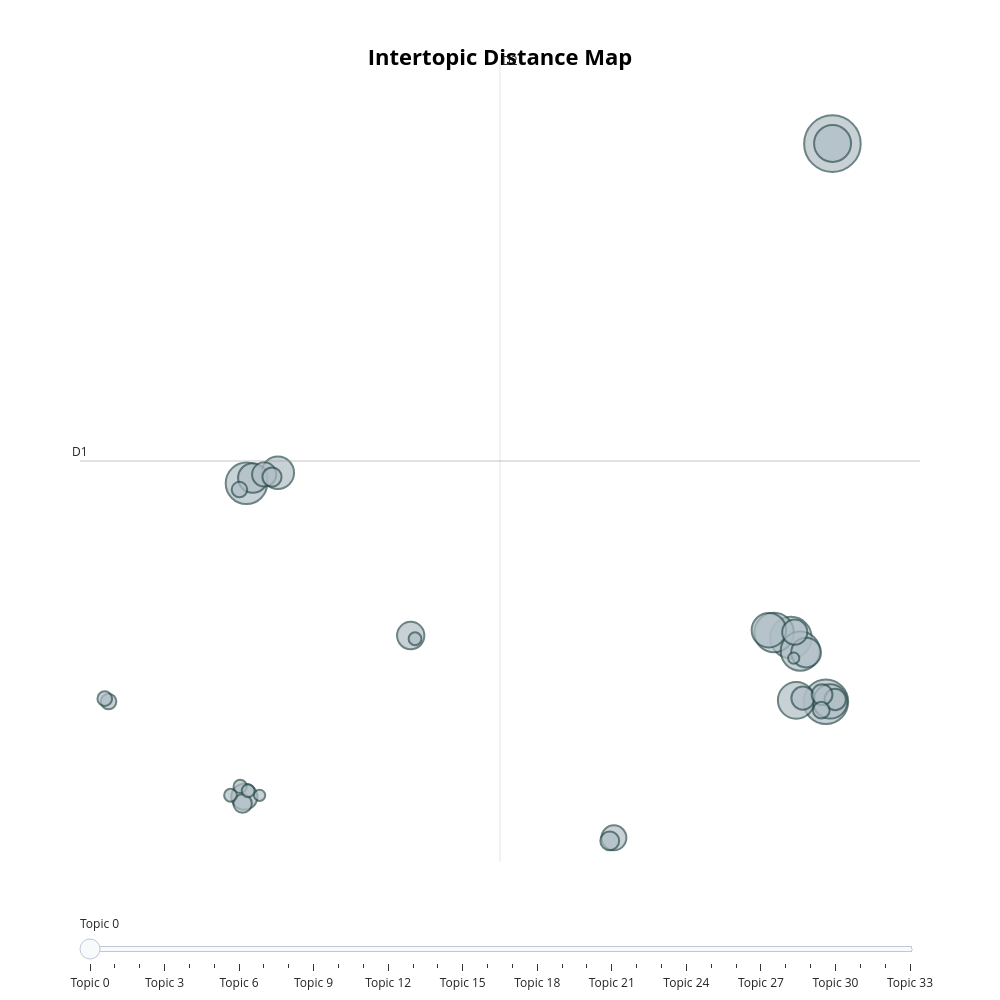

The notebook cell this image was saved under:
### Code cell
docs = filtered_news['Content'].tolist()
timestamps = filtered_news['Date'].tolist()

# hdbscan_model = HDBSCAN(min_cluster_size=15, metric='euclidean', cluster_selection_method='eom', prediction_data=True)
embedding_model = SentenceTransformer("all-MiniLM-L6-v2")
topic_model = BERTopic(embedding_model=embedding_model, 
                    #    min_topic_size=11,
                        nr_topics=35,
                       verbose=True)
topics, probs = topic_model.fit_transform(docs)
topic_info = topic_model.get_topic_info()
print("Topic Info:")
print(topic_info)
topic_model.visualize_topics(width=1000, height=1000)

### Figure 1 — Plotly figure (JSON) as saved in the notebook; plotly's stock layout.template omitted (floating-point values rounded to 4 significant figures)
{"data": [{"customdata": [[0, "israel | hamas | gaza | the | israeli", 253], [1, "the | to | in | of | and", 157], [2, "the | gas | oil | to | energy", 136], [3, "mr | the | trump | he | to", 136], [4, "china | the | to | in | and", 123], [5, "the | to | that | of | in", 121], [6, "ukraine | russia | the | russian | to", 108], [7, "the | game | to | of | he", 107], [8, "ai | to | and | of | the", 94], [9, "commentary | analysis | financial | and | ", 93], [10, "students | of | the | that | to", 83], [11, "drug | the | and | to | for", 70], [12, "trump | the | in | to | his", 69], [13, "office | home | the | in | to", 59], [14, "his | of | poe | pratt | the", 54], [15, "workers | strike | union | auto | uaw", 50], [16, "york | new | france | manhattan | finland", 49], [17, "the | in | and | to | that", 46], [18, "fashion | brand | the | of | and", 42], [19, "disney | streaming | the | to | its", 36], [20, "ftx | bankman | fried | bitcoin | crypto", 34], [21, "the | said | and | of | in", 29], [22, "crested | saguaro | of | orman | the", 28], [23, "the | and | her | is | music", 27], [24, "airlines | jsx | boeing | flights | airbus", 22], [25, "food | nutria | michelin | and | restaurant", 19], [26, "abortion | pro | court | trump | comstock", 19], [27, "says | you | light | to | and", 17], [28, "magic | mike | tatum | movie | live", 14], [29, "baime | barris | kustom | accelsius | turbo", 13], [30, "realtors | association | national | commissions | home", 13], [31, "bear | goran | pink | and | the", 13], [32, "horwitz | emma | her | arnold | she", 10], [33, "value | banks | eve | bank | deposits", 10]], "hovertemplate": "<b>Topic %{customdata[0]}</b><br>%{customdata[1]}<br>Size: %{customdata[2]}", "legendgroup": "", "marker": {"color": "#B0BEC5", "line": {"color": "DarkSlateGrey", "width": 2}, "size": [253, 157, 136, 136, 123, 121, 108, 107, 94, 93, 83, 70, 69, 59, 54, 50, 49, 46, 42, 36, 34, 29, 28, 27, 22, 19, 19, 17, 14, 13, 13, 13, 10, 10], "sizemode": "area", "sizeref": 0.1581, "symbol": "circle"}, "mode": "markers", "name": "", "orientation": "v", "showlegend": false, "type": "scatter", "x": [16.71, 16.52, 15.48, -0.6955, 14.98, 15.76, 16.72, 15.64, 14.83, 16.65, 0.2374, 15.93, -0.505, 4.185, -0.7576, 15.6, 10.22, -0.169, 15.84, 16.8, 16.41, 0.06417, 10.1, -0.8099, 16.38, -4.792, -0.9034, -4.905, -0.882, -0.6459, 4.313, -1.169, -0.3043, 15.56], "xaxis": "x", "y": [22.2, -0.0573, 2.502, 8.651, 2.701, 1.96, 22.2, -0.003627, 2.796, -0.04878, 9.071, 1.904, 8.863, 2.581, -3.849, 2.715, -5.485, 9.005, 0.08518, 0.02855, 0.2211, 8.901, -5.609, -4.12, -0.3958, -0.04803, 8.4, 0.06459, -3.436, -3.609, 2.453, -3.788, -3.791, 1.68], "yaxis": "y"}], "layout": {"annotations": [{"showarrow": false, "text": "D1", "x": -5.64, "y": 9.541, "yshift": 10}, {"showarrow": false, "text": "D2", "x": 6.838, "xshift": 10, "y": 25.53}], "height": 1000, "hoverlabel": {"bgcolor": "white", "font": {"family": "Rockwell", "size": 16}}, "legend": {"itemsizing": "constant", "tracegroupgap": 0}, "margin": {"t": 60}, "shapes": [{"line": {"color": "#CFD8DC", "width": 2}, "type": "line", "x0": 6.838, "x1": 6.838, "y0": -6.45, "y1": 25.53}, {"line": {"color": "#9E9E9E", "width": 2}, "type": "line", "x0": -5.64, "x1": 19.32, "y0": 9.541, "y1": 9.541}], "sliders": [{"active": 0, "pad": {"t": 50}, "steps": [{"args": [{"marker.color": [["red", "#B0BEC5", "#B0BEC5", "#B0BEC5", "#B0BEC5", "#B0BEC5", "#B0BEC5", "#B0BEC5", "#B0BEC5", "#B0BEC5", "#B0BEC5", "#B0BEC5", "#B0BEC5", "#B0BEC5", "#B0BEC5", "#B0BEC5", "#B0BEC5", "#B0BEC5", "#B0BEC5", "#B0BEC5", "#B0BEC5", "#B0BEC5", "#B0BEC5", "#B0BEC5", "#B0BEC5", "#B0BEC5", "#B0BEC5", "#B0BEC5", "#B0BEC5", "#B0BEC5", "#B0BEC5", "#B0BEC5", "#B0BEC5", "#B0BEC5"]]}], "label": "Topic 0", "method": "update"}, {"args": [{"marker.color": [["#B0BEC5", "red", "#B0BEC5", "#B0BEC5", "#B0BEC5", "#B0BEC5", "#B0BEC5", "#B0BEC5", "#B0BEC5", "#B0BEC5", "#B0BEC5", "#B0BEC5", "#B0BEC5", "#B0BEC5", "#B0BEC5", "#B0BEC5", "#B0BEC5", "#B0BEC5", "#B0BEC5", "#B0BEC5", "#B0BEC5", "#B0BEC5", "#B0BEC5", "#B0BEC5", "#B0BEC5", "#B0BEC5", "#B0BEC5", "#B0BEC5", "#B0BEC5", "#B0BEC5", "#B0BEC5", "#B0BEC5", "#B0BEC5", "#B0BEC5"]]}], "label": "Topic 1", "method": "update"}, {"args": [{"marker.color": [["#B0BEC5", "#B0BEC5", "red", "#B0BEC5", "#B0BEC5", "#B0BEC5", "#B0BEC5", "#B0BEC5", "#B0BEC5", "#B0BEC5", "#B0BEC5", "#B0BEC5", "#B0BEC5", "#B0BEC5", "#B0BEC5", "#B0BEC5", "#B0BEC5", "#B0BEC5", "#B0BEC5", "#B0BEC5", "#B0BEC5", "#B0BEC5", "#B0BEC5", "#B0BEC5", "#B0BEC5", "#B0BEC5", "#B0BEC5", "#B0BEC5", "#B0BEC5", "#B0BEC5", "#B0BEC5", "#B0BEC5", "#B0BEC5", "#B0BEC5"]]}], "label": "Topic 2", "method": "update"}, {"args": [{"marker.color": [["#B0BEC5", "#B0BEC5", "#B0BEC5", "red", "#B0BEC5", "#B0BEC5", "#B0BEC5", "#B0BEC5", "#B0BEC5", "#B0BEC5", "#B0BEC5", "#B0BEC5", "#B0BEC5", "#B0BEC5", "#B0BEC5", "#B0BEC5", "#B0BEC5", "#B0BEC5", "#B0BEC5", "#B0BEC5", "#B0BEC5", "#B0BEC5", "#B0BEC5", "#B0BEC5", "#B0BEC5", "#B0BEC5", "#B0BEC5", "#B0BEC5", "#B0BEC5", "#B0BEC5", "#B0BEC5", "#B0BEC5", "#B0BEC5", "#B0BEC5"]]}], "label": "Topic 3", "method": "update"}, {"args": [{"marker.color": [["#B0BEC5", "#B0BEC5", "#B0BEC5", "#B0BEC5", "red", "#B0BEC5", "#B0BEC5", "#B0BEC5", "#B0BEC5", "#B0BEC5", "#B0BEC5", "#B0BEC5", "#B0BEC5", "#B0BEC5", "#B0BEC5", "#B0BEC5", "#B0BEC5", "#B0BEC5", "#B0BEC5", "#B0BEC5", "#B0BEC5", "#B0BEC5", "#B0BEC5", "#B0BEC5", "#B0BEC5", "#B0BEC5", "#B0BEC5", "#B0BEC5", "#B0BEC5", "#B0BEC5", "#B0BEC5", "#B0BEC5", "#B0BEC5", "#B0BEC5"]]}], "label": "Topic 4", "method": "update"}, {"args": [{"marker.color": [["#B0BEC5", "#B0BEC5", "#B0BEC5", "#B0BEC5", "#B0BEC5", "red", "#B0BEC5", "#B0BEC5", "#B0BEC5", "#B0BEC5", "#B0BEC5", "#B0BEC5", "#B0BEC5", "#B0BEC5", "#B0BEC5", "#B0BEC5", "#B0BEC5", "#B0BEC5", "#B0BEC5", "#B0BEC5", "#B0BEC5", "#B0BEC5", "#B0BEC5", "#B0BEC5", "#B0BEC5", "#B0BEC5", "#B0BEC5", "#B0BEC5", "#B0BEC5", "#B0BEC5", "#B0BEC5", "#B0BEC5", "#B0BEC5", "#B0BEC5"]]}], "label": "Topic 5", "method": "update"}, {"args": [{"marker.color": [["#B0BEC5", "#B0BEC5", "#B0BEC5", "#B0BEC5", "#B0BEC5", "#B0BEC5", "red", "#B0BEC5", "#B0BEC5", "#B0BEC5", "#B0BEC5", "#B0BEC5", "#B0BEC5", "#B0BEC5", "#B0BEC5", "#B0BEC5", "#B0BEC5", "#B0BEC5", "#B0BEC5", "#B0BEC5", "#B0BEC5", "#B0BEC5", "#B0BEC5", "#B0BEC5", "#B0BEC5", "#B0BEC5", "#B0BEC5", "#B0BEC5", "#B0BEC5", "#B0BEC5", "#B0BEC5", "#B0BEC5", "#B0BEC5", "#B0BEC5"]]}], "label": "Topic 6", "method": "update"}, {"args": [{"marker.color": [["#B0BEC5", "#B0BEC5", "#B0BEC5", "#B0BEC5", "#B0BEC5", "#B0BEC5", "#B0BEC5", "red", "#B0BEC5", "#B0BEC5", "#B0BEC5", "#B0BEC5", "#B0BEC5", "#B0BEC5", "#B0BEC5", "#B0BEC5", "#B0BEC5", "#B0BEC5", "#B0BEC5", "#B0BEC5", "#B0BEC5", "#B0BEC5", "#B0BEC5", "#B0BEC5", "#B0BEC5", "#B0BEC5", "#B0BEC5", "#B0BEC5", "#B0BEC5", "#B0BEC5", "#B0BEC5", "#B0BEC5", "#B0BEC5", "#B0BEC5"]]}], "label": "Topic 7", "method": "update"}, {"args": [{"marker.color": [["#B0BEC5", "#B0BEC5", "#B0BEC5", "#B0BEC5", "#B0BEC5", "#B0BEC5", "#B0BEC5", "#B0BEC5", "red", "#B0BEC5", "#B0BEC5", "#B0BEC5", "#B0BEC5", "#B0BEC5", "#B0BEC5", "#B0BEC5", "#B0BEC5", "#B0BEC5", "#B0BEC5", "#B0BEC5", "#B0BEC5", "#B0BEC5", "#B0BEC5", "#B0BEC5", "#B0BEC5", "#B0BEC5", "#B0BEC5", "#B0BEC5", "#B0BEC5", "#B0BEC5", "#B0BEC5", "#B0BEC5", "#B0BEC5", "#B0BEC5"]]}], "label": "Topic 8", "method": "update"}, {"args": [{"marker.color": [["#B0BEC5", "#B0BEC5", "#B0BEC5", "#B0BEC5", "#B0BEC5", "#B0BEC5", "#B0BEC5", "#B0BEC5", "#B0BEC5", "red", "#B0BEC5", "#B0BEC5", "#B0BEC5", "#B0BEC5", "#B0BEC5", "#B0BEC5", "#B0BEC5", "#B0BEC5", "#B0BEC5", "#B0BEC5", "#B0BEC5", "#B0BEC5", "#B0BEC5", "#B0BEC5", "#B0BEC5", "#B0BEC5", "#B0BEC5", "#B0BEC5", "#B0BEC5", "#B0BEC5", "#B0BEC5", "#B0BEC5", "#B0BEC5", "#B0BEC5"]]}], "label": "Topic 9", "method": "update"}, {"args": [{"marker.color": [["#B0BEC5", "#B0BEC5", "#B0BEC5", "#B0BEC5", "#B0BEC5", "#B0BEC5", "#B0BEC5", "#B0BEC5", "#B0BEC5", "#B0BEC5", "red", "#B0BEC5", "#B0BEC5", "#B0BEC5", "#B0BEC5", "#B0BEC5", "#B0BEC5", "#B0BEC5", "#B0BEC5", "#B0BEC5", "#B0BEC5", "#B0BEC5", "#B0BEC5", "#B0BEC5", "#B0BEC5", "#B0BEC5", "#B0BEC5", "#B0BEC5", "#B0BEC5", "#B0BEC5", "#B0BEC5", "#B0BEC5", "#B0BEC5", "#B0BEC5"]]}], "label": "Topic 10", "method": "update"}, {"args": [{"marker.color": [["#B0BEC5", "#B0BEC5", "#B0BEC5", "#B0BEC5", "#B0BEC5", "#B0BEC5", "#B0BEC5", "#B0BEC5", "#B0BEC5", "#B0BEC5", "#B0BEC5", "red", "#B0BEC5", "#B0BEC5", "#B0BEC5", "#B0BEC5", "#B0BEC5", "#B0BEC5", "#B0BEC5", "#B0BEC5", "#B0BEC5", "#B0BEC5", "#B0BEC5", "#B0BEC5", "#B0BEC5", "#B0BEC5", "#B0BEC5", "#B0BEC5", "#B0BEC5", "#B0BEC5", "#B0BEC5", "#B0BEC5", "#B0BEC5", "#B0BEC5"]]}], "label": "Topic 11", "method": "update"}, {"args": [{"marker.color": [["#B0BEC5", "#B0BEC5", "#B0BEC5", "#B0BEC5", "#B0BEC5", "#B0BEC5", "#B0BEC5", "#B0BEC5", "#B0BEC5", "#B0BEC5", "#B0BEC5", "#B0BEC5", "red", "#B0BEC5", "#B0BEC5", "#B0BEC5", "#B0BEC5", "#B0BEC5", "#B0BEC5", "#B0BEC5", "#B0BEC5", "#B0BEC5", "#B0BEC5", "#B0BEC5", "#B0BEC5", "#B0BEC5", "#B0BEC5", "#B0BEC5", "#B0BEC5", "#B0BEC5", "#B0BEC5", "#B0BEC5", "#B0BEC5", "#B0BEC5"]]}], "label": "Topic 12", "method": "update"}, {"args": [{"marker.color": [["#B0BEC5", "#B0BEC5", "#B0BEC5", "#B0BEC5", "#B0BEC5", "#B0BEC5", "#B0BEC5", "#B0BEC5", "#B0BEC5", "#B0BEC5", "#B0BEC5", "#B0BEC5", "#B0BEC5", "red", "#B0BEC5", "#B0BEC5", "#B0BEC5", "#B0BEC5", "#B0BEC5", "#B0BEC5", "#B0BEC5", "#B0BEC5", "#B0BEC5", "#B0BEC5", "#B0BEC5", "#B0BEC5", "#B0BEC5", "#B0BEC5", "#B0BEC5", "#B0BEC5", "#B0BEC5", "#B0BEC5", "#B0BEC5", "#B0BEC5"]]}], "label": "Topic 13", "method": "update"}, {"args": [{"marker.color": [["#B0BEC5", "#B0BEC5", "#B0BEC5", "#B0BEC5", "#B0BEC5", "#B0BEC5", "#B0BEC5", "#B0BEC5", "#B0BEC5", "#B0BEC5", "#B0BEC5", "#B0BEC5", "#B0BEC5", "#B0BEC5", "red", "#B0BEC5", "#B0BEC5", "#B0BEC5", "#B0BEC5", "#B0BEC5", "#B0BEC5", "#B0BEC5", "#B0BEC5", "#B0BEC5", "#B0BEC5", "#B0BEC5", "#B0BEC5", "#B0BEC5", "#B0BEC5", "#B0BEC5", "#B0BEC5", "#B0BEC5", "#B0BEC5", "#B0BEC5"]]}], "label": "Topic 14", "method": "update"}, {"args": [{"marker.color": [["#B0BEC5", "#B0BEC5", "#B0BEC5", "#B0BEC5", "#B0BEC5", "#B0BEC5", "#B0BEC5", "#B0BEC5", "#B0BEC5", "#B0BEC5", "#B0BEC5", "#B0BEC5", "#B0BEC5", "#B0BEC5", "#B0BEC5", "red", "#B0BEC5", "#B0BEC5", "#B0BEC5", "#B0BEC5", "#B0BEC5", "#B0BEC5", "#B0BEC5", "#B0BEC5", "#B0BEC5", "#B0BEC5", "#B0BEC5", "#B0BEC5", "#B0BEC5", "#B0BEC5", "#B0BEC5", "#B0BEC5", "#B0BEC5", "#B0BEC5"]]}], "label": "Topic 15", "method": "update"}, {"args": [{"marker.color": [["#B0BEC5", "#B0BEC5", "#B0BEC5", "#B0BEC5", "#B0BEC5", "#B0BEC5", "#B0BEC5", "#B0BEC5", "#B0BEC5", "#B0BEC5", "#B0BEC5", "#B0BEC5", "#B0BEC5", "#B0BEC5", "#B0BEC5", "#B0BEC5", "red", "#B0BEC5", "#B0BEC5", "#B0BEC5", "#B0BEC5", "#B0BEC5", "#B0BEC5", "#B0BEC5", "#B0BEC5", "#B0BEC5", "#B0BEC5", "#B0BEC5", "#B0BEC5", "#B0BEC5", "#B0BEC5", "#B0BEC5", "#B0BEC5", "#B0BEC5"]]}], "label": "Topic 16", "method": "update"}, {"args": [{"marker.color": [["#B0BEC5", "#B0BEC5", "#B0BEC5", "#B0BEC5", "#B0BEC5", "#B0BEC5", "#B0BEC5", "#B0BEC5", "#B0BEC5", "#B0BEC5", "#B0BEC5", "#B0BEC5", "#B0BEC5", "#B0BEC5", "#B0BEC5", "#B0BEC5", "#B0BEC5", "red", "#B0BEC5", "#B0BEC5", "#B0BEC5", "#B0BEC5", "#B0BEC5", "#B0BEC5", "#B0BEC5", "#B0BEC5", "#B0BEC5", "#B0BEC5", "#B0BEC5", "#B0BEC5", "#B0BEC5", "#B0BEC5", "#B0BEC5", "#B0BEC5"]]}], "label": "Topic 17", "method": "update"}, {"args": [{"marker.color": [["#B0BEC5", "#B0BEC5", "#B0BEC5", "#B0BEC5", "#B0BEC5", "#B0BEC5", "#B0BEC5", "#B0BEC5", "#B0BEC5", "#B0BEC5", "#B0BEC5", "#B0BEC5", "#B0BEC5", "#B0BEC5", "#B0BEC5", "#B0BEC5", "#B0BEC5", "#B0BEC5", "red", "#B0BEC5", "#B0BEC5", "#B0BEC5", "#B0BEC5", "#B0BEC5", "#B0BEC5", "#B0BEC5", "#B0BEC5", "#B0BEC5", "#B0BEC5", "#B0BEC5", "#B0BEC5", "#B0BEC5", "#B0BEC5", "#B0BEC5"]]}], "label": "Topic 18", "method": "update"}, {"args": [{"marker.color": [["#B0BEC5", "#B0BEC5", "#B0BEC5", "#B0BEC5", "#B0BEC5", "#B0BEC5", "#B0BEC5", "#B0BEC5", "#B0BEC5", "#B0BEC5", "#B0BEC5", "#B0BEC5", "#B0BEC5", "#B0BEC5", "#B0BEC5", "#B0BEC5", "#B0BEC5", "#B0BEC5", "#B0BEC5", "red", "#B0BEC5", "#B0BEC5", "#B0BEC5", "#B0BEC5", "#B0BEC5", "#B0BEC5", "#B0BEC5", "#B0BEC5", "#B0BEC5", "#B0BEC5", "#B0BEC5", "#B0BEC5", "#B0BEC5", "#B0BEC5"]]}], "label": "Topic 19", "method": "update"}, {"args": [{"marker.color": [["#B0BEC5", "#B0BEC5", "#B0BEC5", "#B0BEC5", "#B0BEC5", "#B0BEC5", "#B0BEC5", "#B0BEC5", "#B0BEC5", "#B0BEC5", "#B0BEC5", "#B0BEC5", "#B0BEC5", "#B0BEC5", "#B0BEC5", "#B0BEC5", "#B0BEC5", "#B0BEC5", "#B0BEC5", "#B0BEC5", "red", "#B0BEC5", "#B0BEC5", "#B0BEC5", "#B0BEC5", "#B0BEC5", "#B0BEC5", "#B0BEC5", "#B0BEC5", "#B0BEC5", "#B0BEC5", "#B0BEC5", "#B0BEC5", "#B0BEC5"]]}], "label": "Topic 20", "method": "update"}, {"args": [{"marker.color": [["#B0BEC5", "#B0BEC5", "#B0BEC5", "#B0BEC5", "#B0BEC5", "#B0BEC5", "#B0BEC5", "#B0BEC5", "#B0BEC5", "#B0BEC5", "#B0BEC5", "#B0BEC5", "#B0BEC5", "#B0BEC5", "#B0BEC5", "#B0BEC5", "#B0BEC5", "#B0BEC5", "#B0BEC5", "#B0BEC5", "#B0BEC5", "red", "#B0BEC5", "#B0BEC5", "#B0BEC5", "#B0BEC5", "#B0BEC5", "#B0BEC5", "#B0BEC5", "#B0BEC5", "#B0BEC5", "#B0BEC5", "#B0BEC5", "#B0BEC5"]]}], "label": "Topic 21", "method": "update"}, {"args": [{"marker.color": [["#B0BEC5", "#B0BEC5", "#B0BEC5", "#B0BEC5", "#B0BEC5", "#B0BEC5", "#B0BEC5", "#B0BEC5", "#B0BEC5", "#B0BEC5", "#B0BEC5", "#B0BEC5", "#B0BEC5", "#B0BEC5", "#B0BEC5", "#B0BEC5", "#B0BEC5", "#B0BEC5", "#B0BEC5", "#B0BEC5", "#B0BEC5", "#B0BEC5", "red", "#B0BEC5", "#B0BEC5", "#B0BEC5", "#B0BEC5", "#B0BEC5", "#B0BEC5", "#B0BEC5", "#B0BEC5", "#B0BEC5", "#B0BEC5", "#B0BEC5"]]}], "label": "Topic 22", "method": "update"}, {"args": [{"marker.color": [["#B0BEC5", "#B0BEC5", "#B0BEC5", "#B0BEC5", "#B0BEC5", "#B0BEC5", "#B0BEC5", "#B0BEC5", "#B0BEC5", "#B0BEC5", "#B0BEC5", "#B0BEC5", "#B0BEC5", "#B0BEC5", "#B0BEC5", "#B0BEC5", "#B0BEC5", "#B0BEC5", "#B0BEC5", "#B0BEC5", "#B0BEC5", "#B0BEC5", "#B0BEC5", "red", "#B0BEC5", "#B0BEC5", "#B0BEC5", "#B0BEC5", "#B0BEC5", "#B0BEC5", "#B0BEC5", "#B0BEC5", "#B0BEC5", "#B0BEC5"]]}], "label": "Topic 23", "method": "update"}, {"args": [{"marker.color": [["#B0BEC5", "#B0BEC5", "#B0BEC5", "#B0BEC5", "#B0BEC5", "#B0BEC5", "#B0BEC5", "#B0BEC5", "#B0BEC5", "#B0BEC5", "#B0BEC5", "#B0BEC5", "#B0BEC5", "#B0BEC5", "#B0BEC5", "#B0BEC5", "#B0BEC5", "#B0BEC5", "#B0BEC5", "#B0BEC5", "#B0BEC5", "#B0BEC5", "#B0BEC5", "#B0BEC5", "red", "#B0BEC5", "#B0BEC5", "#B0BEC5", "#B0BEC5", "#B0BEC5", "#B0BEC5", "#B0BEC5", "#B0BEC5", "#B0BEC5"]]}], "label": "Topic 24", "method": "update"}, {"args": [{"marker.color": [["#B0BEC5", "#B0BEC5", "#B0BEC5", "#B0BEC5", "#B0BEC5", "#B0BEC5", "#B0BEC5", "#B0BEC5", "#B0BEC5", "#B0BEC5", "#B0BEC5", "#B0BEC5", "#B0BEC5", "#B0BEC5", "#B0BEC5", "#B0BEC5", "#B0BEC5", "#B0BEC5", "#B0BEC5", "#B0BEC5", "#B0BEC5", "#B0BEC5", "#B0BEC5", "#B0BEC5", "#B0BEC5", "red", "#B0BEC5", "#B0BEC5", "#B0BEC5", "#B0BEC5", "#B0BEC5", "#B0BEC5", "#B0BEC5", "#B0BEC5"]]}], "label": "Topic 25", "method": "update"}, {"args": [{"marker.color": [["#B0BEC5", "#B0BEC5", "#B0BEC5", "#B0BEC5", "#B0BEC5", "#B0BEC5", "#B0BEC5", "#B0BEC5", "#B0BEC5", "#B0BEC5", "#B0BEC5", "#B0BEC5", "#B0BEC5", "#B0BEC5", "#B0BEC5", "#B0BEC5", "#B0BEC5", "#B0BEC5", "#B0BEC5", "#B0BEC5", "#B0BEC5", "#B0BEC5", "#B0BEC5", "#B0BEC5", "#B0BEC5", "#B0BEC5", "red", "#B0BEC5", "#B0BEC5", "#B0BEC5", "#B0BEC5", "#B0BEC5", "#B0BEC5", "#B0BEC5"]]}], "label": "Topic 26", "method": "update"}, {"args": [{"marker.color": [["#B0BEC5", "#B0BEC5", "#B0BEC5", "#B0BEC5", "#B0BEC5", "#B0BEC5", "#B0BEC5", "#B0BEC5", "#B0BEC5", "#B0BEC5", "#B0BEC5", "#B0BEC5", "#B0BEC5", "#B0BEC5", "#B0BEC5", "#B0BEC5", "#B0BEC5", "#B0BEC5", "#B0BEC5", "#B0BEC5", "#B0BEC5", "#B0BEC5", "#B0BEC5", "#B0BEC5", "#B0BEC5", "#B0BEC5", "#B0BEC5", "red", "#B0BEC5", "#B0BEC5", "#B0BEC5", "#B0BEC5", "#B0BEC5", "#B0BEC5"]]}], "label": "Topic 27", "method": "update"}, {"args": [{"marker.color": [["#B0BEC5", "#B0BEC5", "#B0BEC5", "#B0BEC5", "#B0BEC5", "#B0BEC5", "#B0BEC5", "#B0BEC5", "#B0BEC5", "#B0BEC5", "#B0BEC5", "#B0BEC5", "#B0BEC5", "#B0BEC5", "#B0BEC5", "#B0BEC5", "#B0BEC5", "#B0BEC5", "#B0BEC5", "#B0BEC5", "#B0BEC5", "#B0BEC5", "#B0BEC5", "#B0BEC5", "#B0BEC5", "#B0BEC5", "#B0BEC5", "#B0BEC5", "red", "#B0BEC5", "#B0BEC5", "#B0BEC5", "#B0BEC5", "#B0BEC5"]]}], "label": "Topic 28", "method": "update"}, {"args": [{"marker.color": [["#B0BEC5", "#B0BEC5", "#B0BEC5", "#B0BEC5", "#B0BEC5", "#B0BEC5", "#B0BEC5", "#B0BEC5", "#B0BEC5", "#B0BEC5", "#B0BEC5", "#B0BEC5", "#B0BEC5", "#B0BEC5", "#B0BEC5", "#B0BEC5", "#B0BEC5", "#B0BEC5", "#B0BEC5", "#B0BEC5", "#B0BEC5", "#B0BEC5", "#B0BEC5", "#B0BEC5", "#B0BEC5", "#B0BEC5", "#B0BEC5", "#B0BEC5", "#B0BEC5", "red", "#B0BEC5", "#B0BEC5", "#B0BEC5", "#B0BEC5"]]}], "label": "Topic 29", "method": "update"}, {"args": [{"marker.color": [["#B0BEC5", "#B0BEC5", "#B0BEC5", "#B0BEC5", "#B0BEC5", "#B0BEC5", "#B0BEC5", "#B0BEC5", "#B0BEC5", "#B0BEC5", "#B0BEC5", "#B0BEC5", "#B0BEC5", "#B0BEC5", "#B0BEC5", "#B0BEC5", "#B0BEC5", "#B0BEC5", "#B0BEC5", "#B0BEC5", "#B0BEC5", "#B0BEC5", "#B0BEC5", "#B0BEC5", "#B0BEC5", "#B0BEC5", "#B0BEC5", "#B0BEC5", "#B0BEC5", "#B0BEC5", "red", "#B0BEC5", "#B0BEC5", "#B0BEC5"]]}], "label": "Topic 30", "method": "update"}, {"args": [{"marker.color": [["#B0BEC5", "#B0BEC5", "#B0BEC5", "#B0BEC5", "#B0BEC5", "#B0BEC5", "#B0BEC5", "#B0BEC5", "#B0BEC5", "#B0BEC5", "#B0BEC5", "#B0BEC5", "#B0BEC5", "#B0BEC5", "#B0BEC5", "#B0BEC5", "#B0BEC5", "#B0BEC5", "#B0BEC5", "#B0BEC5", "#B0BEC5", "#B0BEC5", "#B0BEC5", "#B0BEC5", "#B0BEC5", "#B0BEC5", "#B0BEC5", "#B0BEC5", "#B0BEC5", "#B0BEC5", "#B0BEC5", "red", "#B0BEC5", "#B0BEC5"]]}], "label": "Topic 31", "method": "update"}, {"args": [{"marker.color": [["#B0BEC5", "#B0BEC5", "#B0BEC5", "#B0BEC5", "#B0BEC5", "#B0BEC5", "#B0BEC5", "#B0BEC5", "#B0BEC5", "#B0BEC5", "#B0BEC5", "#B0BEC5", "#B0BEC5", "#B0BEC5", "#B0BEC5", "#B0BEC5", "#B0BEC5", "#B0BEC5", "#B0BEC5", "#B0BEC5", "#B0BEC5", "#B0BEC5", "#B0BEC5", "#B0BEC5", "#B0BEC5", "#B0BEC5", "#B0BEC5", "#B0BEC5", "#B0BEC5", "#B0BEC5", "#B0BEC5", "#B0BEC5", "red", "#B0BEC5"]]}], "label": "Topic 32", "method": "update"}, {"args": [{"marker.color": [["#B0BEC5", "#B0BEC5", "#B0BEC5", "#B0BEC5", "#B0BEC5", "#B0BEC5", "#B0BEC5", "#B0BEC5", "#B0BEC5", "#B0BEC5", "#B0BEC5", "#B0BEC5", "#B0BEC5", "#B0BEC5", "#B0BEC5", "#B0BEC5", "#B0BEC5", "#B0BEC5", "#B0BEC5", "#B0BEC5", "#B0BEC5", "#B0BEC5", "#B0BEC5", "#B0BEC5", "#B0BEC5", "#B0BEC5", "#B0BEC5", "#B0BEC5", "#B0BEC5", "#B0BEC5", "#B0BEC5", "#B0BEC5", "#B0BEC5", "red"]]}], "label": "Topic 33", "method": "update"}]}], "title": {"font": {"color": "Black", "size": 22}, "text": "<b>Intertopic Distance Map</b>", "x": 0.5, "xanchor": "center", "y": 0.95, "yanchor": "top"}, "width": 1000, "xaxis": {"anchor": "y", "domain": [0, 1], "range": [-5.64, 19.32], "title": {"text": ""}, "visible": false}, "yaxis": {"anchor": "x", "domain": [0, 1], "range": [-6.45, 25.53], "title": {"text": ""}, "visible": false}}}
